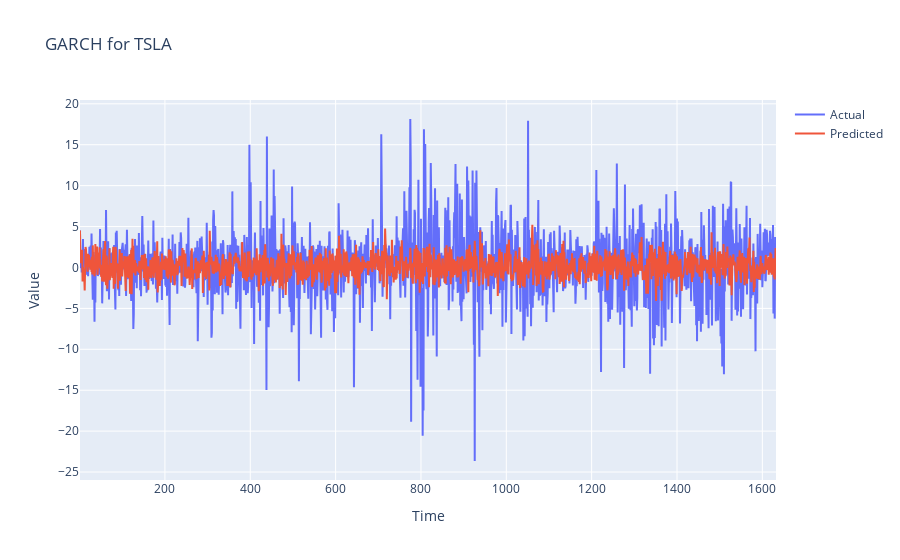

The cell this chart's notebook holds for it:
### Code cell
Y = TSLA['lRETS'].dropna()
T = len(Y)

param0 = np.array([0.1, 0.6, 0.15, 0.5])
param_star = opt.minimize(GARCH, param0, method ='BFGS' , options = {'xtol' : 1e-8, 'disp' : True})

Y_GARCH = GARCH_Prod(param_star.x, Y[1], T)
timevec = np.linspace(1, T, T)

import plotly.graph_objects as go

def plot_garch(timevec, actual, predicted, title='GARCH Model'):

  fig = go.Figure()

  fig.add_trace(go.Scatter(
      x=timevec,  
      y=actual,
      mode='lines',
      name='Actual'
  ))

  fig.add_trace(go.Scatter(
      x=timevec, 
      y=predicted,
      mode='lines',
      name='Predicted'
  ))

  fig.update_layout(
      title=title,
      xaxis_title='Time',
      yaxis_title='Value'
  )

  return fig


fig = plot_garch(timevec, Y, Y_GARCH, 'GARCH for TSLA')
fig.show()

### Figure 1 — Plotly figure (JSON) as saved in the notebook; plotly's stock layout.template omitted (floating-point values rounded to 4 significant figures; data arrays with more than 128 entries replaced by an {"elided": "..."} marker saying what was removed)
{"data": [{"mode": "lines", "name": "Actual", "type": "scatter", "x": {"elided": "1632 int values"}, "y": {"elided": "1632 float values"}}, {"mode": "lines", "name": "Predicted", "type": "scatter", "x": {"elided": "1632 int values"}, "y": {"elided": "1632 float values"}}], "layout": {"title": {"text": "GARCH for TSLA"}, "xaxis": {"title": {"text": "Time"}}, "yaxis": {"title": {"text": "Value"}}}}
